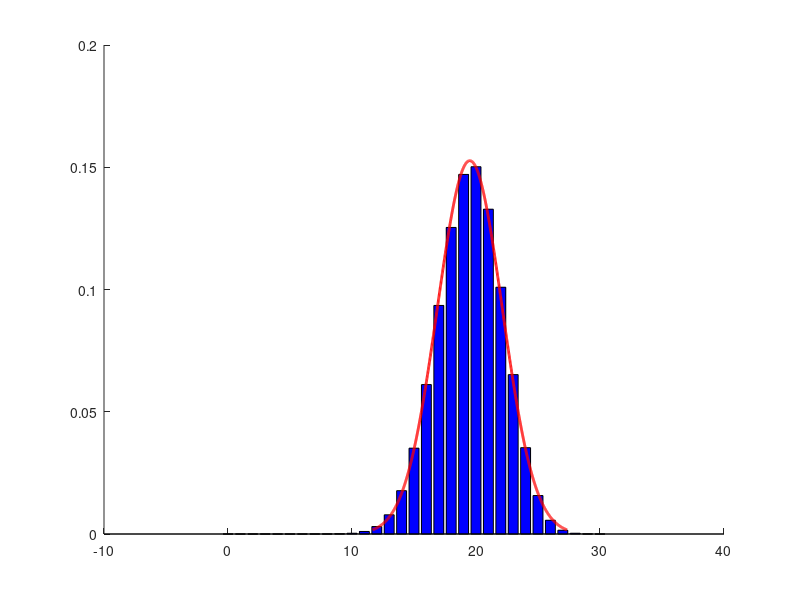

Recreate this plot in MATLAB.
clear all
clc
close all
n=30;
p=0.65;
k=0:n;
y=pdf('bino', k, n, p);
figure(1)
hold on
bar(k, y, 'b')
med=n*p;
sig=sqrt(n*p*(1-p));
x=(med-3*sig):0.01:(med+3*sig);
z=pdf('norm', x, med, sig);
figure(1)
plot(x, z, 'color', 'r', 'LineWidth', 2)